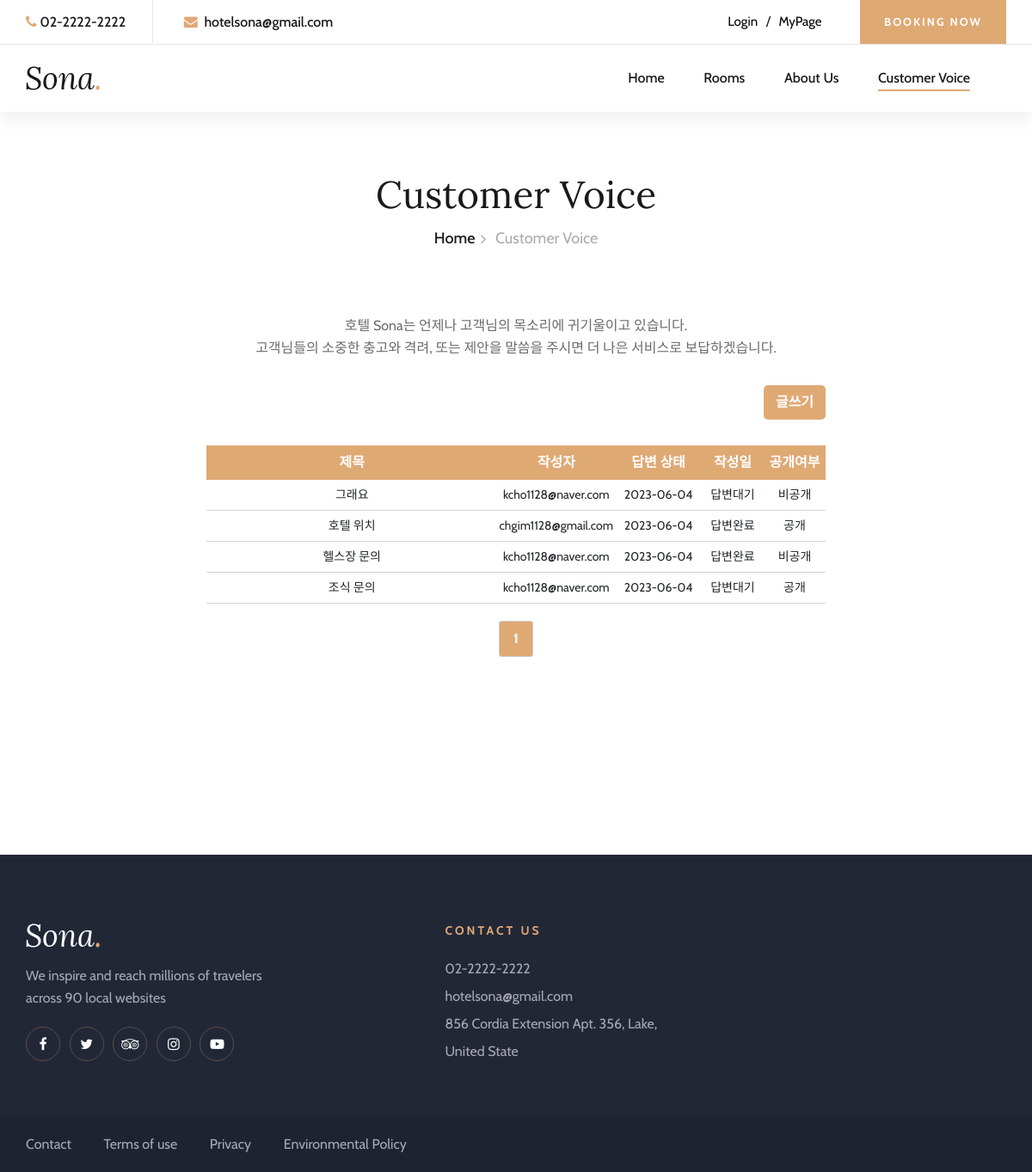
/inquiries/customer-voice/, run on an earlier commit of the app's database.
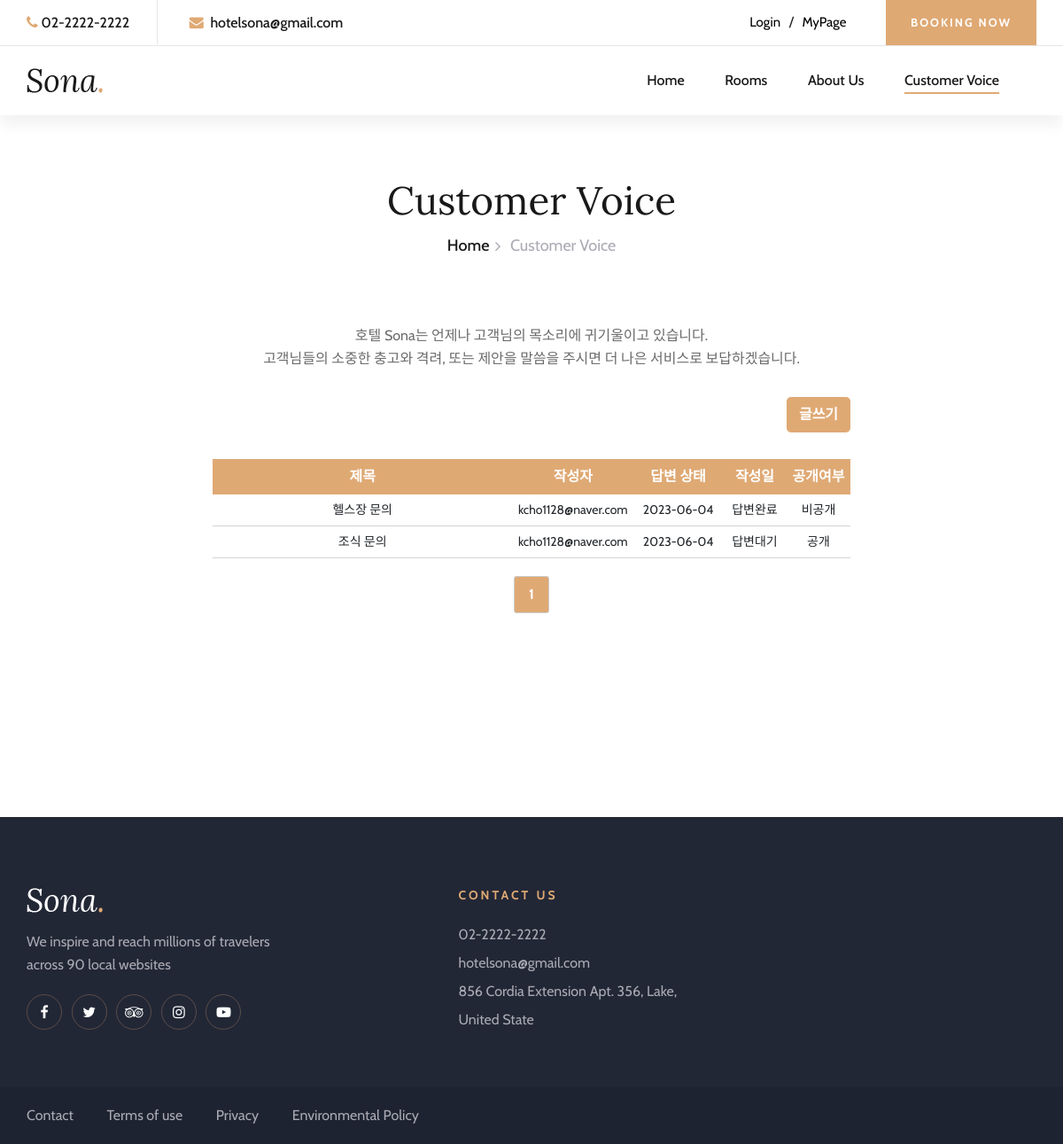
And on a later commit of the database.
### inquiries/models.py (models this page shows, shortened)
class Question(models.Model):
    author = models.CharField(max_length=30)
    title = models.CharField(max_length=50)
    content = models.TextField()
    created_date = models.DateTimeField(auto_now_add=True)
    answer = models.OneToOneField('Answer', on_delete=models.CASCADE, null=True, blank=True)
    is_public = models.BooleanField(default=True)  # 공개 여부를 나타내는 필드

### inquiries/views.py (the view)
# urls.py: path('customer-voice/', views.customer_voice, name='customer_voice'),
def customer_voice(request):
    question_list = Question.objects.order_by('-created_date')
    paginator = Paginator(question_list, 5)
    page = request.GET.get('page')
    questions = paginator.get_page(page)
    context = {'questions': questions}
    return render(request, 'customer-voice.html', context)

### inquiries/templates/customer-voice.html (shortened to what the changed rows need)
{% load static %}
<!DOCTYPE html>
<html lang="zxx">
  <head>
    <link
      rel="stylesheet"
      href="../../static/css/bootstrap.min.css"
      type="text/css"
    />
    <link
      rel="stylesheet"
      href="../../static/css/font-awesome.min.css"
      type="text/css"
    />
    <link
      rel="stylesheet"
      href="../../static/css/elegant-icons.css"
      type="text/css"
    />
    <link
      rel="stylesheet"
      href="../../static/css/flaticon.css"
      type="text/css"
    />
    <link
      rel="stylesheet"
      href="../../static/css/owl.carousel.min.css"
      type="text/css"
    />
    <link
      rel="stylesheet"
      href="../../static/css/nice-select.css"
      type="text/css"
    />
    <link
      rel="stylesheet"
      href="../../static/css/jquery-ui.min.css"
      type="text/css"
    />
    <link
      rel="stylesheet"
      href="../../static/css/magnific-popup.css"
      type="text/css"
    />
    <link
      rel="stylesheet"
      href="../../static/css/slicknav.min.css"
      type="text/css"
    />
    <link rel="stylesheet" href="../../static/css/style.css" type="text/css" />
  </head>
  <body>
    <div class="breadcrumb-section">
      <div class="container">
        <div class="row">
          <div class="col-lg-12">
            <div class="breadcrumb-text">
              <h2>Customer Voice</h2>
            </div>
          </div>
        </div>
      </div>
    </div>
    <section class="contact-section spad" style="margin-top: -85px">
      <div class="qurstion-table" style="width: 60%; margin-left: 20%">
          <table style="width: 100%; text-align: center">
            <thead>
              <tr>
                <th>제목</th>
                <th>작성자</th>
                <th>답변 상태</th>
                <th>작성일</th>
                <th>공개여부</th>
              </tr>
            </thead>
            <tbody>
              {% for question in questions %}
              <tr
                style="border-bottom: 1px solid gray; cursor: pointer"
                onclick="location.href='{% url 'inquiries:question_detail'  question.pk  %}'"
              >
                <td style="width: 47%">{{ question.title }}</td>
                <td style="width: 19%">{{ question.author }}</td>
                <td style="width: 14%">{{ question.created_date|date:"Y-m-d" }}</td>
                {% if question.answer %}
                <td style="width: 10%">답변완료</td>
                {% else %}
                <td style="width:10%">답변대기</td>
                {% endif %}
                {% if question.is_public %}
                <td style="width: 10%">공개</td>
                {% else %}
                <td style="width: 10%">비공개</td>
                {% endif %}
              </tr>
              {% endfor %}
            </tbody>
          </table>
        <div class="pagination">
        {% for i in questions.paginator.page_range %}
          {% if questions.number == i %}
            <span class="current-page">{{ i }}</span>
          {% else %}
            <a href="?page={{ i }}">{{ i }}</a>
          {% endif %}
        {% endfor %}
        </div>
      </div>
    </section>
  </body>
</html>

What changed in the data, as far as the page shows it:
removed Question: title "그래요", author "kcho1128@naver.com", created_date "2023-06-04", shows "답변대기", is_public "비공개"
removed Question: title "호텔 위치", author "chgim1128@gmail.com", created_date "2023-06-04", shows "답변완료", is_public "공개"
